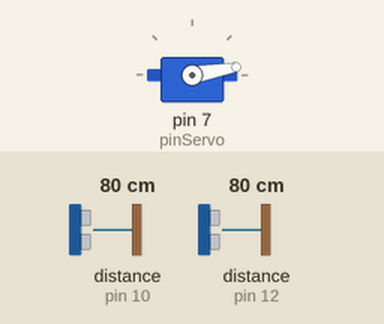
The sketch below on a simulated Arduino Uno, built with avr-gcc and run on an emulated ATmega328P. Shown: servo. Wiring (inferred from the names in the program): 2 × ultrasonic range finder: trigger pin 11, echo pin 10 / trigger pin 13, echo pin 12. The test bench sets the inputs (shaded band); at power-on: distance to the obstacle (sensors on pin 10, pin 12) 80 cm. The echo pulse lasts 58.3 µs per cm.

Above: at 1.27 s.
1.3 s: distance to the obstacle (sensor on pin 10) set to 2 cm
At 2.67 s:
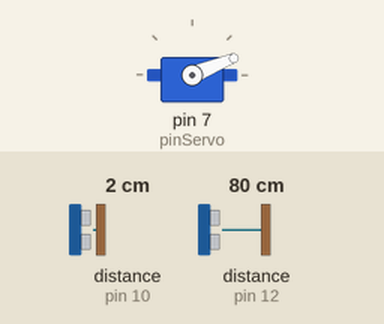
4.3 s: distance to the obstacle (sensor on pin 12) set to 2 cm
At 4.74 s:
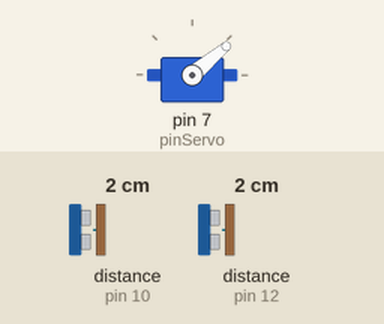
Timing chart, 0 to 22.3 s (numbered marks = the images above; inputs shaded):
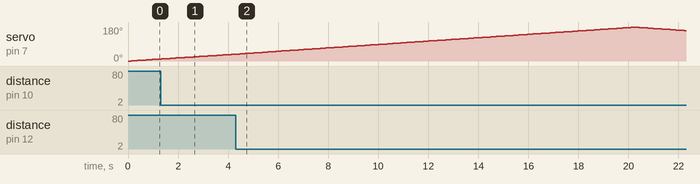

Measured:
- by itself, servo on pin 7 (pinServo): rises from 36° to 179° in 15.9 s, then falls to 161° in 2.0 s

The sketch:

sketch_apr27a.ino
```cpp
#include <Servo.h>
#include <SoftwareSerial.h>

#define pinServo 7
#define pinTrig1 11
#define pinEcho1 10
#define pinTrig2 13
#define pinEcho2 12
SoftwareSerial MyBlue(2, 3);
int flag = 0;

Servo servo;
int scanAngle = 0;
int scanDirection = 1;
unsigned long etaisyys1, etaisyys2;

void setup()
{
  servo.attach(pinServo);
  Serial.begin(9600);
  MyBlue.begin(9600);
  pinMode(pinServo, OUTPUT);
  pinMode(pinTrig1, OUTPUT);
  pinMode(pinEcho1, INPUT);
  pinMode(pinTrig2, OUTPUT);
  pinMode(pinEcho2, INPUT);

}

unsigned long haeEtaisyys(int pinTrigger, int pinEcho, int kesto)
{
  digitalWrite(pinTrigger, HIGH);
  delayMicroseconds(kesto);
  digitalWrite(pinTrigger, LOW);
  return pulseIn(pinEcho, HIGH) / 29 / 2;
}

void loop()
{
  servo.write(scanAngle); delay (100);

  etaisyys1 = haeEtaisyys(pinTrig1, pinEcho1, 10);
  etaisyys2 = haeEtaisyys(pinTrig2, pinEcho2, 10);

  MyBlue.println(String() + scanAngle + "a" + etaisyys1 + "b" + etaisyys2 + "c");

  if (scanAngle + scanDirection == 180 || scanAngle + scanDirection == -1)
    scanDirection *= -1;
  scanAngle = scanAngle + scanDirection;
}
```
